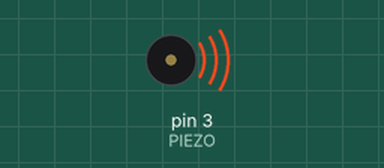
This sketch was run on a simulated Arduino Uno, built with avr-gcc and run on an emulated ATmega328P. Parts: buzzer (waves = sounding).

Above: at 0.1 s.
Timing chart, 0 to 1.6 s (numbered marks = the images above):
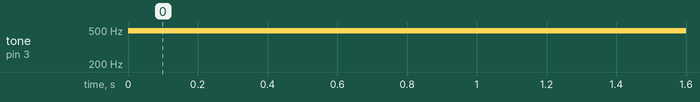

The sketch:

piezo_01.ino
```cpp
#define PIEZO 3
int del = 500;

void setup() {
  // put your setup code here, to run once:
  pinMode(PIEZO, OUTPUT);
}

void loop() {
  // put your main code here, to run repeatedly:
  analogWrite(PIEZO,HIGH);
  delay(del);
  analogWrite(PIEZO,LOW);
  delay(del);
}
```

Measured:
- by itself, tone on pin 3 (PIEZO): silent → 490 Hz at 0.00 s
